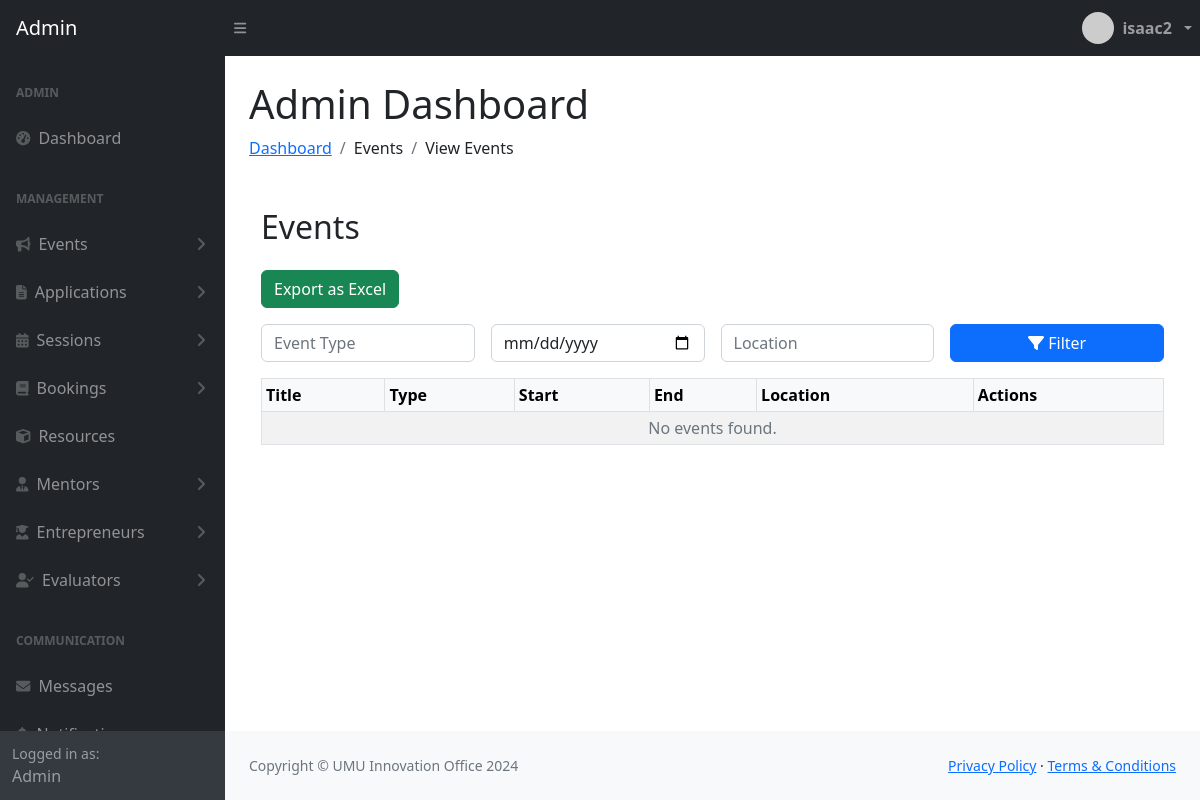
Before: /events_admin.php (signed in) with the older database file.
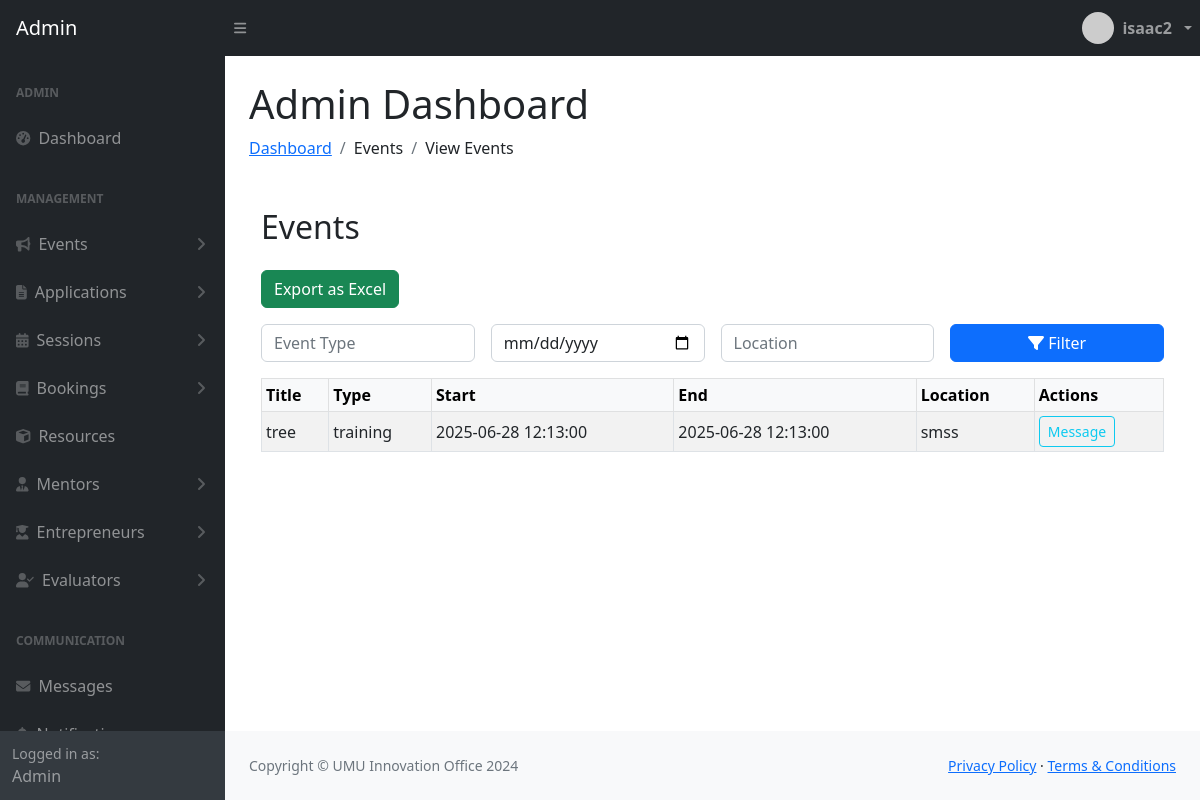
After: the same page with the newer database file.
### tables this page shows
CREATE TABLE `events` (
  `id` int(11) NOT NULL,
  `title` varchar(255) NOT NULL,
  `description` text DEFAULT NULL,
  `event_type` enum('workshop','training','mentoring') NOT NULL,
  `start_datetime` datetime NOT NULL,
  `end_datetime` datetime NOT NULL,
  `location` varchar(255) DEFAULT NULL,
  `created_by` int(11) DEFAULT NULL,
  `created_at` datetime NOT NULL DEFAULT current_timestamp(),
  `updated_at` datetime NOT NULL DEFAULT current_timestamp() ON UPDATE current_timestamp()
);

### events_admin.php (the view, shortened to what the changed rows need)
<?php
require_once 'db.php';
$conn = new mysqli($host, $user, $password, $dbname);
$where = [];
$where_sql = $where ? ('WHERE ' . implode(' AND ', $where)) : '';
$events = $conn->query("SELECT id, title, event_type, start_datetime, end_datetime, location, created_by FROM events $where_sql ORDER BY start_datetime DESC");
$users = $conn->query("SELECT user_id, username, email FROM users");
$user_map = [];
if ($users) while($u = $users->fetch_assoc()) $user_map[$u['user_id']] = $u;
$breadcrumb_items = ['Events', 'View Events'];
?>
<div class="container my-5">
    <h2 class="mb-4">Events</h2>
    <div class="table-responsive">
        <table id="dataTable" class="table table-bordered table-striped table-sm align-middle">
            <thead class="table-light">
                <tr>
                    <th>Title</th>
                    <th>Type</th>
                    <th>Start</th>
                    <th>End</th>
                    <th>Location</th>
                    <th>Actions</th>
                </tr>
            </thead>
            <tbody>
                <?php if ($events && $events->num_rows > 0): while($e = $events->fetch_assoc()): ?>
                <tr>
                    <td><?= htmlspecialchars($e['title']) ?></td>
                    <td><?= htmlspecialchars($e['event_type']) ?></td>
                    <td><?= htmlspecialchars($e['start_datetime']) ?></td>
                    <td><?= htmlspecialchars($e['end_datetime']) ?></td>
                    <td><?= htmlspecialchars($e['location']) ?></td>
                    <td>
                        <?php if (isset($user_map[$e['created_by']])): ?>
                        <button class="btn btn-outline-info btn-sm" data-bs-toggle="modal" data-bs-target="#messageModal<?= $e['id'] ?>">Message</button>
                        <?php endif; ?>
                    </td>
                </tr>
                <?php endwhile; else: ?>
                <tr><td colspan="6" class="text-center text-muted">No events found.</td></tr>
                <?php endif; ?>
            </tbody>
        </table>
    </div>
</div>
<?php
$page_content = ob_get_clean();
include __DIR__ . '/dist/template_admin.php';

### dist/template_admin.php (shortened to what the changed rows need)
<!DOCTYPE html>
<html lang="en">
<head>
    <link href="https://cdn.jsdelivr.net/npm/simple-datatables@7.1.2/dist/style.min.css" rel="stylesheet" />
    <link href="/system2/dist/css/styles.css" rel="stylesheet" />
</head>
<body class="sb-nav-fixed">
    <div id="layoutSidenav">
        <div id="layoutSidenav_content">
            <main>
                <div class="container-fluid px-4">
                    <h1 class="mt-4">Admin Dashboard</h1>
                    <ol class="breadcrumb mb-4">
                        <li class="breadcrumb-item"><a href="admin_dashboard.php">Dashboard</a></li>
                        <?php if (isset($breadcrumb_items)): ?>
                            <?php foreach ($breadcrumb_items as $item): ?>
                                <li class="breadcrumb-item"> <?= $item ?> </li>
                            <?php endforeach; ?>
                        <?php endif; ?>
                    </ol>
                    <?php if (isset($page_content)): ?>
                        <?= $page_content ?>
                    <?php endif; ?>
                </div>
            </main>
        </div>
    </div>
</body>
</html>

Changed rows visible on the page:
added events: title "tree", event_type "training", start_datetime "2025-06-28 12:13:00", end_datetime "2025-06-28 12:13:00", location "smss"
Other visible differences:
text no longer shown: "No events found."
